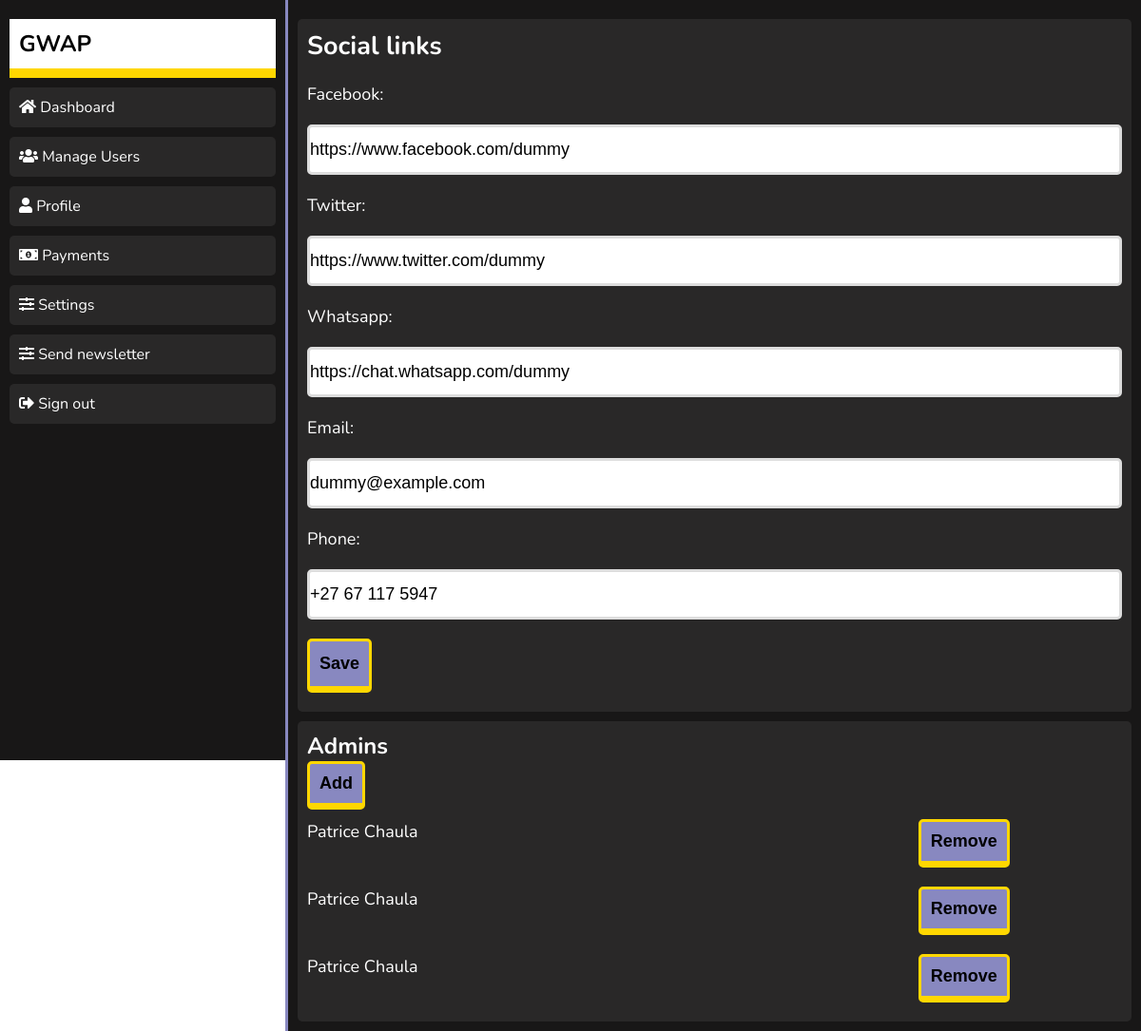
Page /view/Settings/ (signed in) on the committed database.
### dashboard/models.py (models this page shows)
class SocialLinks(models.Model):
    facebook = models.URLField(max_length=200)
    twitter = models.URLField(max_length=200)
    whatsapp = models.URLField(max_length=200)
    email = models.EmailField(max_length=254)
    phone = models.CharField(max_length=50)

### users/models.py (models this page shows, shortened)
class User(AbstractUser):
    pass

class Profile(models.Model):
    user = models.OneToOneField(User, on_delete=models.CASCADE, primary_key=True)
    first_name = models.CharField(max_length=100, default='')
    last_name = models.CharField(max_length=100, default='')
    address = models.CharField(max_length=500, default='')
    country = CountryField(blank_label='(select country)')
    phone = models.CharField(max_length=12)
    level = models.IntegerField(default=0)
    is_child_of = models.ForeignKey("self",on_delete=models.CASCADE, related_name='child_of')
    is_grand_child_of = models.ForeignKey("self", on_delete=models.CASCADE, related_name='grand_child_of')
    is_active = models.BooleanField(default=False)
    is_new = models.BooleanField(default=True)
    code = models.CharField(max_length=6)
    can_withdraw = models.BooleanField(default=False)
    balance = models.DecimalField(default=0, max_digits=20, decimal_places=12)
    date_joined = models.DateField(default=datetime.now)

### dashboard/views.py (the view, shortened to what this page needs)
# urls.py: 2. Add a URL to urlpatterns:  path('', views.home, name='home')
def home(request, action):
    admin = ['Dashboard', 'Manage', 'Profile', 'Payments']
    ordinary = ['Dashboard', 'Profile']
    actions = []
    if request.user:
        if request.user.is_staff:
            actions = admin
        else:
            actions = ordinary
    context = {
        'actions': actions
    }
    if action == 'Manage' and request.user.is_staff:
        users = Profile.objects.order_by('-level')
        context['users'] = users
        context['countries'] = dict(countries)
        context['active'] = 'Manage'
    if action == 'Withdraw' and request.user.profile.can_withdraw:
        context['active'] = 'Withdraw'
        if request.method == 'POST':
            form = PaymentForm(request.POST)
            if form.is_valid():
                bank = form.cleaned_data['bank']
                account = form.cleaned_data['account']
                profile = Profile.objects.get(pk=request.user.id)
                payment = Payment(profile=profile, bank=bank, account=account)
                payment.save()
                profile.can_withdraw = False
                profile.save()
                context[
                    'message'] = 'Thanks for submitting you banking details. Your money will be deposited in your bank account. After you receive your money your account will be deactivated'
                context['title'] = 'Thank you'
                context['success'] = 'Yes'
        else:
            form = PaymentForm()
            print(form)
            context['payment_form'] = form
    else:
        if action == 'Withdraw':
            context['message'] = 'This page is disabled, you cannot withdraw now'
            context['title'] = 'Page not working'
    if action == 'Settings' and request.user.is_staff:
        try:
            link = SocialLinks.objects.get(pk=1)
            form = SocialLinksForm(instance=link)
        except SocialLinks.DoesNotExist:
            form = SocialLinksForm()
        try:
            links = SocialLinks.objects.get(pk=1)
            if request.method == 'POST':
                form = SocialLinksForm(request.POST, instance=links)
                social = form.save()
        except SocialLinks.DoesNotExist:
            form = SocialLinksForm()
            if request.method == 'POST':
                form = SocialLinksForm(request.POST)
                social = form.save()
                print(social)
        admins = User.objects.filter(is_staff=True)
        context['socialform'] = form
        context['admins'] = admins
    return render(request, 'dashboard/index.html', context)

### dashboard/forms.py
class SocialLinksForm(forms.ModelForm):
    class Meta:
         fields = ('facebook', 'twitter', 'whatsapp', 'email', 'phone')
         model = SocialLinks

### dashboard/templates/dashboard/index.html (shortened to what this page needs)
<!DOCTYPE html>
{% load static %}
<html lang="en">
<head>
  <link rel="stylesheet" href="https://cdnjs.cloudflare.com/ajax/libs/font-awesome/5.11.2/css/all.css">
  <link href="{% static 'dashboard/style.css' %}" rel="stylesheet" />
  <link href="{% static 'dashboard/treant/Treant.css' %}" rel="stylesheet" />
</head>
<body>
  {% include "./components/navigation.html" %}
  <div class='root'>
    <div class="container">
      <div class="content {% if request.user.is_staff%} margin-it {% endif %}">
        {% if socialform %}
        {% include "./components/settings.html" %}
        {% endif %}
      </div>
    </div>
  </div>
</body>
</html>

### dashboard/templates/dashboard/components/settings.html (shortened to what this page needs)
{% load static %}
<div class='socialform'>
  <form method='post' action=''>
    <h2>Social links</h2>
    <div class='xcv'>
      {{ socialform }}
    </div>
    <input type='submit' value='Save' />
  </form>
</div>
<div class='admins'>
  <h2>Admins</h2>
  <p><button class='add-admin' onclick='inflateList()'>Add</button></p>
  <ul id='admin-list'>
    {% for admin in admins %}
    <li id='row{{admin.id}}'><span>{{ admin.profile.first_name }}
        {{ admin.profile.last_name }}</span><button onclick='fireAdmin({{admin.id}})'>Remove</button></li>
    {% endfor %}
  </ul>
</div>

### dashboard/static/dashboard/style.css (style rules this page uses)
body { font-family: 'Nunito', san-serif; overflow-x: hidden; }
* { margin: 0; padding: 0; box-sizing: border-box; }
@media screen and (min-width: 900px) { .root { position: absolute; top: 0; right: 0; width: 75%; background-color: #fff; padding: 10px; overflow-y: scroll; min-height: 100vh; z-index: 2; background: rgb(24, 23, 23); border-left: 3px solid rgb(136, 136, 192); } }
@media screen and (min-width: 900px) { .root p, .root a, .root input, .root label .root table { font-size: 18px; line-height: 1.5em; } }
@media screen and (min-width: 900px) { .socialform { padding: 10px; background-color: rgb(41, 40, 40); color: white; border-radius: 5px; font-size: 18px; margin: 10px 0; } }
@media screen and (min-width: 900px) { .socialform input, .socialform label { display: block; margin: 10px 0; width: 100%; border-radius: 5px; padding: 10px 0; } }
@media screen and (min-width: 900px) { .socialform input[type="submit"] { background: rgb(136, 136, 192); width: fit-content; padding: 10px; border: 3px solid #FFD700; border-bottom: 7px solid #FFD700; color: rgb(136, 136, 192); color: black; font-weight: bolder; font-size: 18px; border-radius: 5px; display: inline-block; } }
@media screen and (min-width: 900px) { .socialform input { border: 3px solid #ddd; } }
@media screen and (min-width: 900px) { .admins { background: rgb(41, 40, 40); padding: 10px; border-radius: 5px; color: #fff; } }
@media screen and (min-width: 900px) { .admins ul, .admins p { font-size: 18px; line-height: 1.5em; } }
@media screen and (min-width: 900px) { .admins ul { list-style-type: none; } }
@media screen and (min-width: 900px) { .admins ul li { padding: 10px 0; display: grid; grid-template-columns: 3fr 1fr; } }
@media screen and (min-width: 900px) { .admins button { background: rgb(136, 136, 192); width: fit-content; padding: 10px; border: 3px solid #FFD700; border-bottom: 7px solid #FFD700; color: rgb(136, 136, 192); color: black; font-weight: bolder; font-size: 18px; border-radius: 5px; display: inline-block; } }

### rows in the picture
SocialLinks: facebook "https://www.facebook.com/dummy", twitter "https://www.twitter.com/dummy", whatsapp "https://chat.whatsapp.com/dummy", email "dummy@example.com", phone "+27 67 117 5947"
User: is_staff True (drawn), profile.first_name "Patrice", profile.last_name "Chaula"
User: profile.first_name "Patrice", profile.last_name "Chaula"
User: profile.first_name "Patrice", profile.last_name "Chaula"

### other values in the picture
{{ action }} "Dashboard" "Manage" "Profile" "Payments"
